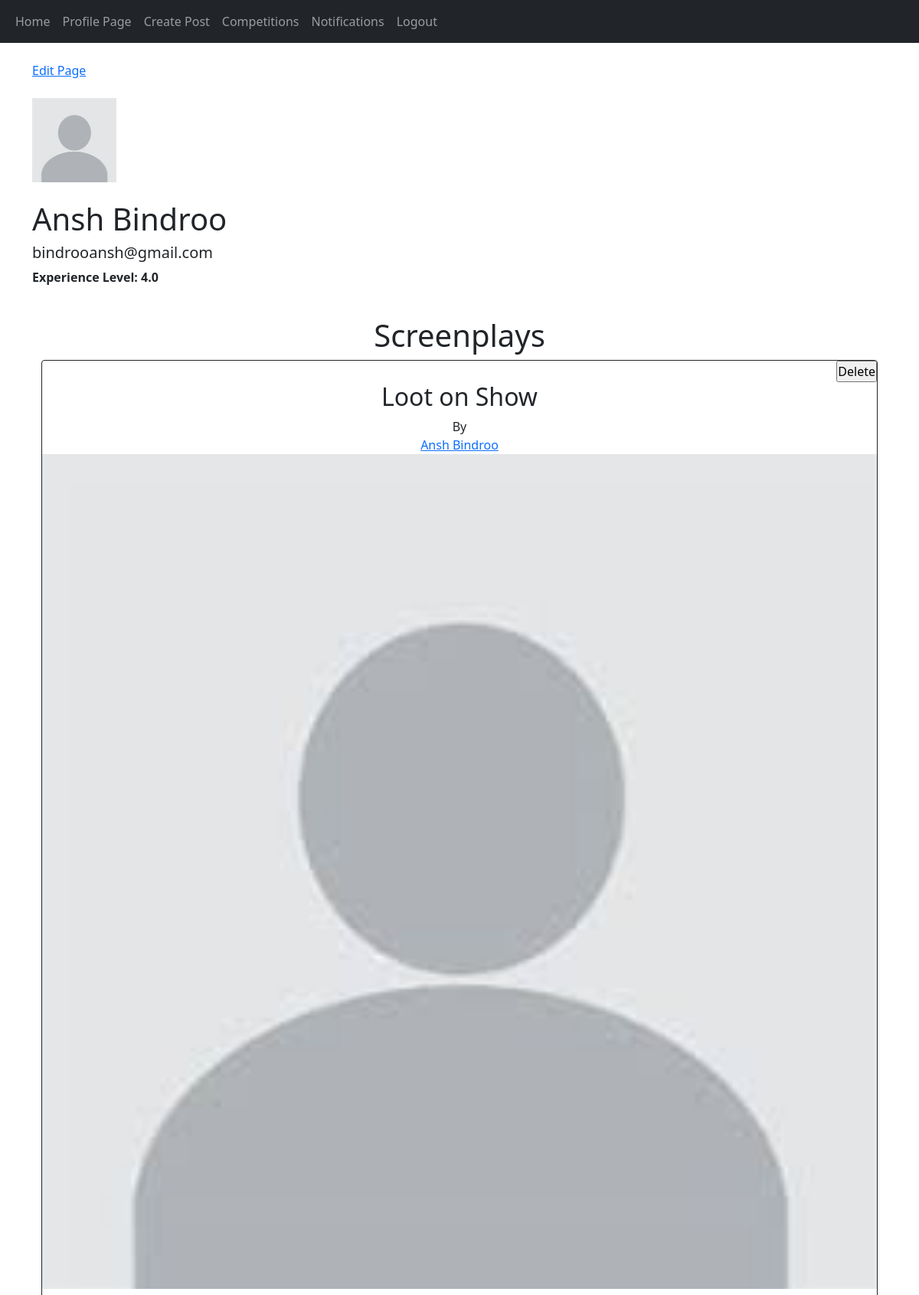
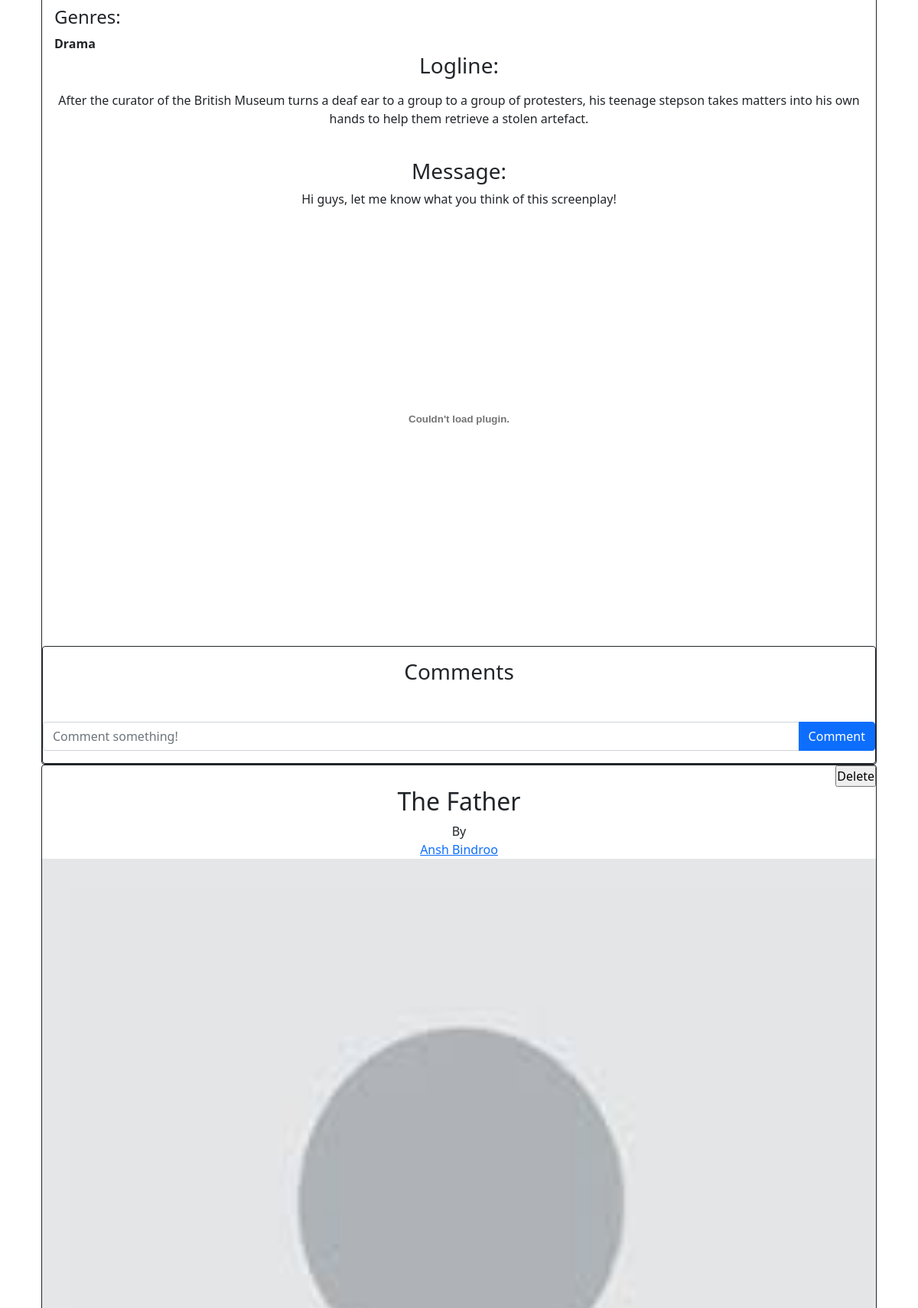
Page /profilepage/1 (signed in, upper part) on the committed database (2 pictures, top to bottom).
### website/models.py (models this page shows)
class Users(db.Model, UserMixin):
    __tablename__ = "Users"
    id = db.Column(db.Integer, primary_key=True)
    email = db.Column(db.String(150), unique=True)
    username = db.Column(db.String(150), unique=True)
    forename = db.Column(db.String(75), unique=True)
    surname = db.Column(db.String(75))
    password = db.Column(db.String(150))
    date_created = db.Column(db.DateTime(timezone=True), default=func.now())
    accounttype = db.Column(db.Integer)
    profilepic = db.Column(db.String(), nullable=True)
    biography = db.Column(db.Text)
    writers = db.relationship('Screenwriters', backref="user", passive_deletes=True)
    producers = db.relationship('Producers', backref="user", passive_deletes=True)

class Screenwriters(db.Model):
    __tablename__ = "Screenwriters"
    writerid = db.Column(db.Integer, primary_key=True)
    userid = db.Column(db.Integer, db.ForeignKey('Users.id'))
    backgroundcolour = db.Column(db.Integer)
    fontstyle = db.Column(db.String(30))
    experiencelevel = db.Column(db.Float)
    posts = db.relationship('Screenplays', backref="writer", passive_deletes=True)
    commenters = db.relationship('Comments', backref="writer", passive_deletes=True)
    responsees = db.relationship('Notifications', backref="writer", passive_deletes=True)
    likes = db.relationship('LikedScreenplays', backref="writer", passive_deletes=True)

class Screenplays(db.Model):
    __tablename__ = "Screenplays"
    scriptid = db.Column(db.Integer, primary_key=True)
    writerid = db.Column(db.Integer, db.ForeignKey('Screenwriters.writerid', ondelete="CASCADE"), nullable=False)
    title = db.Column(db.String(300))
    logline = db.Column(db.String(165))
    message = db.Column(db.Text)
    screenplay = db.Column(db.String(300))
    fullfile = db.Column(db.String(300))
    data_created = db.Column(db.DateTime(timezone=True), default=func.now())
    avgrating = db.Column(db.Float)
    scripts = db.relationship('Notifications', backref="script", passive_deletes=True)
    scriptscommented = db.relationship('Comments', backref="script", passive_deletes=True)
    liked = db.relationship('LikedScreenplays', backref="script", passive_deletes=True)

class ScriptHas(db.Model):
    __tablename__ = "ScriptHas"
    scriptid = db.Column(db.Integer, db.ForeignKey('Screenplays.scriptid'), primary_key=True)
    genreid = db.Column(db.Integer, db.ForeignKey('Genres.genreid'), primary_key=True)

class Genres(db.Model):
    __tablename__ = "Genres"
    genreid = db.Column(db.Integer, primary_key=True)
    genre = db.Column(db.String(50))
    genres = db.relationship('ScriptHas', backref="has")
    genres2 = db.relationship('CompHas', backref="has")

### website/views.py (the view)
@views.route("/profilepage/<userid>")
@login_required
def profilepage(userid):
    profileuser = Users.query.filter_by(id=userid).first()
    if profileuser.accounttype == 1:
        writer = Screenwriters.query.filter_by(userid=userid).first()
        scripts = Screenplays.query.filter_by(writerid = writer.writerid)
        rating = 0
        for i in scripts:
            if i.avgrating != None:
                rating += i.avgrating
        writer.experiencelevel = rating*scripts.count()
        db.session.commit()
        comments = Comments.query.all()
        scripthas = ScriptHas.query.all()
        return flask.render_template("profilepage.html", user=current_user, posts=scripts, comments=comments, scripthas=scripthas, profileuser=profileuser, details=writer)
    if profileuser.accounttype == 2:
        return flask.render_template("profilepage.html", user=current_user, profileuser=profileuser)

### website/templates/profilepage.html (shortened to what this page needs)
{% extends "base.html" %}
{% block content %}
<!DOCTYPE html>
<html lang="en">
<head>
</head>
<body class="profilepage">
        {% if profileuser.id == user.id %}
        <a href="/pageeditor/{{user.id}}"><butto type="button">Edit Page</button></a>
        {% endif %}
        <br>
        <br>
        {% if profileuser.profilepic %}
        <img src="{{ url_for('static', filename='images/'+ profileuser.profilepic) }}" alt="Profile picture" height="110px" width="110px">
        {% else %}
        <img src="/static/images/default.jpg" alt="Default profile picture" height="110px" width="110px">
        {% endif %}
        <br>
        <br>
        <h1>{{  profileuser.username }}</h1>
        <h5>{{ profileuser.email }}</h5>
        {% if profileuser.accounttype == 1 %}
            <b><p>Experience Level: {{ details.experiencelevel }}</p></b>
            <br>
            <div id="posts" style="text-align:center" class="container">
                <h1>Screenplays</h1>
                {% if not posts %}
                    <p>This user has not posted any screenplays</p>
                {% else %}
                {% for post in posts %}
                <div class="card border-dark">
                        {% if user.id == post.writer.user.id %}
                        <div style="text-align:right">
                            <form action = /delete-post/{{post.scriptid}} method="POST">
                                <input type="submit" value="Delete">
                            </form>
                        </div>
                        {% endif %}
                        <h2>{{post.title}}</h2>
                        By<a href="/profilepage/{{post.writer.user.username}}">{{post.writer.user.username}}</a>
                        {% if post.writer.user.profilepic %}
                        <img src="{{ url_for('static', filename='images/'+ post.writer.user.profilepic) }}" alt="Profile picture" height="110px" width="110px">
                        {% else %}
                        <img src="/static/images/default.jpg" alt="Default profile picture">
                        {% endif %}
                        <div class="card-body">
                            <div style="text-align:left">
                            <h4>Genres:</h4>
                            {% for script in scripthas %}
                                {% if script.scriptid == post.scriptid %}
                                    <b>{{script.has.genre}}</b><br>
                                {% endif %}
                            {% endfor %}
                        </div>
                            <h3>Logline:</h3>
                            <p><div class="card-text">{{post.logline}}</div></p>
                            <br>
                            <h3>Message:</h3>
                            {{post.message}}
                            <embed style="text-align: center;" src="{{url_for('static', filename='images/'+post.screenplay)}}" width = "75%" height = "550px">
                        </div>
                        <div class="card border-dark">
                            <div class="card-body">
                            <h3>Comments</h3>
                            </div>
                            <br>
                            <form class="input-group mb-3"method="POST" action="/create-comment/{{post.scriptid}}">
                                <input type="text" id="text" name="text" class="form-control" placeholder="Comment something!"/>
                                <button type="submit" class="btn btn-primary">Comment</button>
                            </form>
                        </div>
                </div>
                {% endfor %}
                {% endif %}
            </div>
        {% endif %}
    </div>
</body>
</html>
{% endblock %}

### website/templates/profilepage.html (style rules this page uses)
* { margin: 0; padding: 0; }

### rows in the picture
Users: username "Ansh Bindroo", email "bindrooansh@gmail.com"
Screenwriters: experiencelevel "4.0"
Screenplays: title "Loot on Show", writer.user.username "Ansh Bindroo", logline "After the curator of the British Museum turns a deaf ear to a group to a group of protesters, his teenage stepson takes matters into his own hands to help them retrieve a stolen artefact.", message "Hi guys, let me know what you think of this screenplay!"
ScriptHas: has.genre "Drama"
Screenplays: title "The Father", writer.user.username "Ansh Bindroo"
